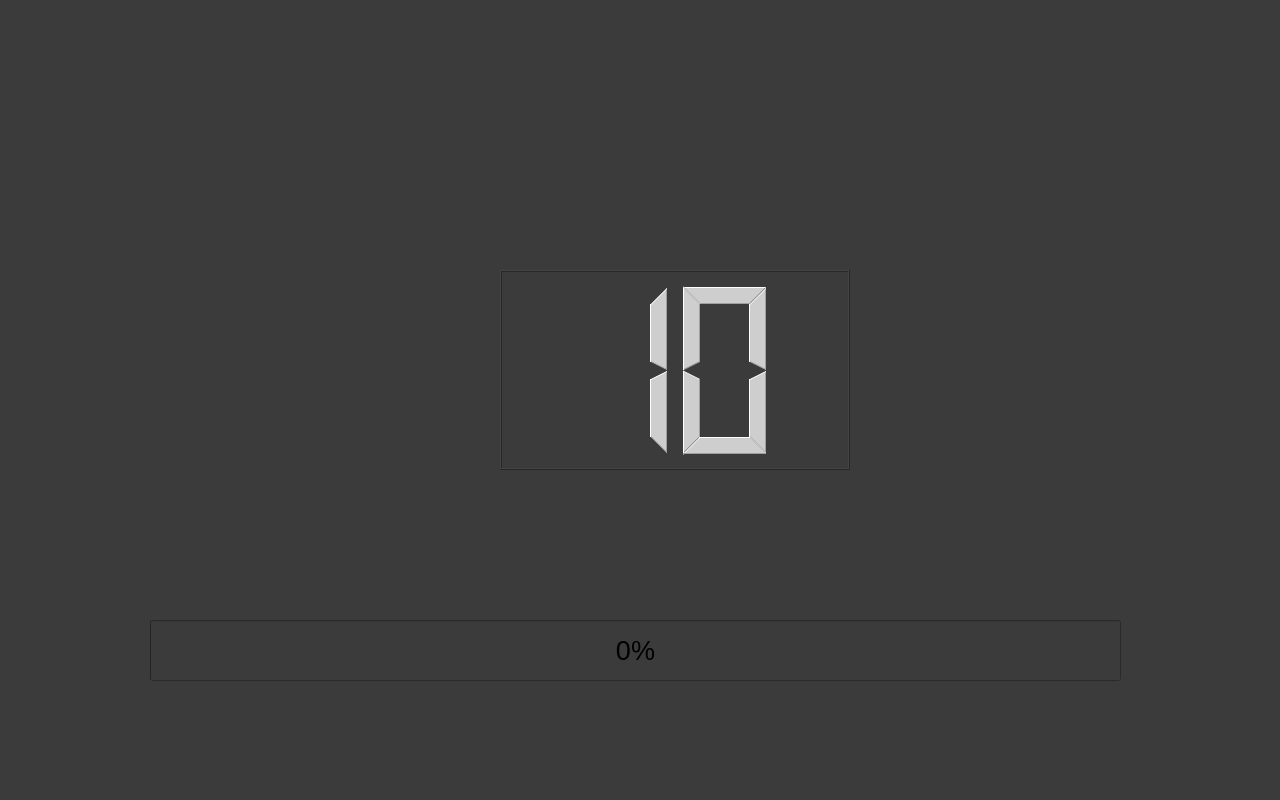
<?xml version="1.0" encoding="UTF-8"?>
<ui version="4.0">
 <class>Form</class>
 <widget class="QWidget" name="Form">
  <property name="geometry">
   <rect>
    <x>0</x>
    <y>0</y>
    <width>1280</width>
    <height>800</height>
   </rect>
  </property>
  <property name="windowTitle">
   <string>Form</string>
  </property>
  <property name="styleSheet">
   <string notr="true">background-color: rgb(59, 59, 59)</string>
  </property>
  <widget class="QLCDNumber" name="lcdNumber">
   <property name="geometry">
    <rect>
     <x>500</x>
     <y>270</y>
     <width>350</width>
     <height>200</height>
    </rect>
   </property>
   <property name="styleSheet">
    <string notr="true">background-color: rgb(59, 59, 59);
color: rgb(206, 206, 206);</string>
   </property>
   <property name="digitCount">
    <number>2</number>
   </property>
   <property name="intValue" stdset="0">
    <number>10</number>
   </property>
  </widget>
  <widget class="QProgressBar" name="progressBar">
   <property name="geometry">
    <rect>
     <x>150</x>
     <y>620</y>
     <width>971</width>
     <height>61</height>
    </rect>
   </property>
   <property name="font">
    <font>
     <pointsize>20</pointsize>
    </font>
   </property>
   <property name="styleSheet">
    <string notr="true">background-color: rgb(59, 59, 59)</string>
   </property>
   <property name="value">
    <number>0</number>
   </property>
  </widget>
 </widget>
 <resources/>
 <connections/>
</ui>
